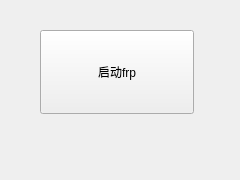
<?xml version="1.0" encoding="UTF-8"?>
<ui version="4.0">
 <class>MainWindow</class>
 <widget class="QMainWindow" name="MainWindow">
  <property name="enabled">
   <bool>true</bool>
  </property>
  <property name="geometry">
   <rect>
    <x>0</x>
    <y>0</y>
    <width>240</width>
    <height>180</height>
   </rect>
  </property>
  <property name="sizePolicy">
   <sizepolicy hsizetype="Fixed" vsizetype="Fixed">
    <horstretch>0</horstretch>
    <verstretch>0</verstretch>
   </sizepolicy>
  </property>
  <property name="minimumSize">
   <size>
    <width>240</width>
    <height>180</height>
   </size>
  </property>
  <property name="maximumSize">
   <size>
    <width>240</width>
    <height>180</height>
   </size>
  </property>
  <property name="mouseTracking">
   <bool>false</bool>
  </property>
  <property name="tabletTracking">
   <bool>false</bool>
  </property>
  <property name="focusPolicy">
   <enum>Qt::NoFocus</enum>
  </property>
  <property name="contextMenuPolicy">
   <enum>Qt::DefaultContextMenu</enum>
  </property>
  <property name="windowTitle">
   <string>frp-gui</string>
  </property>
  <property name="windowIcon">
   <iconset resource="resources.qrc">
    <normaloff>:/icon/resources/favicon.ico</normaloff>:/icon/resources/favicon.ico</iconset>
  </property>
  <property name="windowOpacity">
   <double>1.000000000000000</double>
  </property>
  <property name="autoFillBackground">
   <bool>false</bool>
  </property>
  <property name="inputMethodHints">
   <set>Qt::ImhNone</set>
  </property>
  <property name="iconSize">
   <size>
    <width>48</width>
    <height>48</height>
   </size>
  </property>
  <property name="dockNestingEnabled">
   <bool>true</bool>
  </property>
  <widget class="QWidget" name="centralwidget">
   <widget class="QPushButton" name="startButton">
    <property name="geometry">
     <rect>
      <x>40</x>
      <y>30</y>
      <width>154</width>
      <height>84</height>
     </rect>
    </property>
    <property name="text">
     <string>启动frp</string>
    </property>
   </widget>
  </widget>
 </widget>
 <resources>
  <include location="resources.qrc"/>
 </resources>
 <connections/>
</ui>
